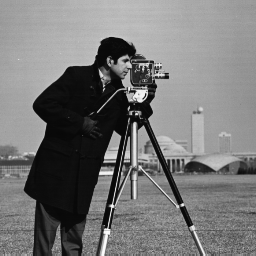
%> input picture Assignment-3/Q2/cameraman.tif, 256 x 256 px
$ octave q2.m   (GNU Octave 9; MATLAB toolbox functions it lacks are replaced by stand-ins)
%> lines starting %> are read from the running program, lines starting %| are printed output that depends on the picture
im1 = imread('cameraman.tif');
%> im1 is the input picture: size 256x256 uint8; min 7, max 253, mean 118.7
im2 = imread('rice.png');
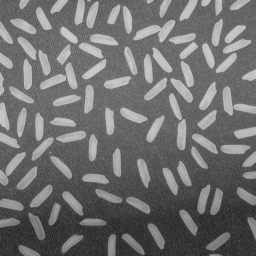
%> input picture Assignment-3/Q2/rice.png, 256 x 256 px
%> im2 is the input picture: size 256x256 uint8; min 40, max 204, mean 111.2
fft_im1 = fft2(im1);
fft_im2 = fft2(im2);
res = (ifft2(fft_im1.*fft_im2));
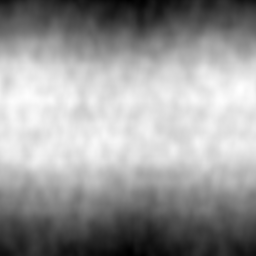
%> res: size 256x256 double; min 816353581, max 897727815, mean 865581176.6; drawn with min black and max white
%plot(abs(res));
subplot(2,2,1);
imagesc(abs(res));
title('FFt without pad');
temp1 = im1(:);
temp2 = im2(:);
con_out = conv2(im1,im2,'same');
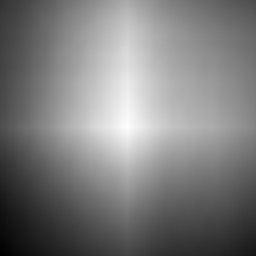
%> con_out: size 256x256 double; min 121547099, max 821959796, mean 465801771.4; drawn with min black and max white
c = isequal(con_out,abs(res));
%> c = false
subplot(2,2,2);
imagesc(con_out);
title('centre convolution');
%disp(c);
%part 2-b
val = mean((con_out(:)-res(:)).^2);
%> val = 1.78e+17
disp('error mean square without pad');
disp(val);
%| 1.7807e+17
%part 2-c
temp1 = padarray(im1,[255,255],'post');
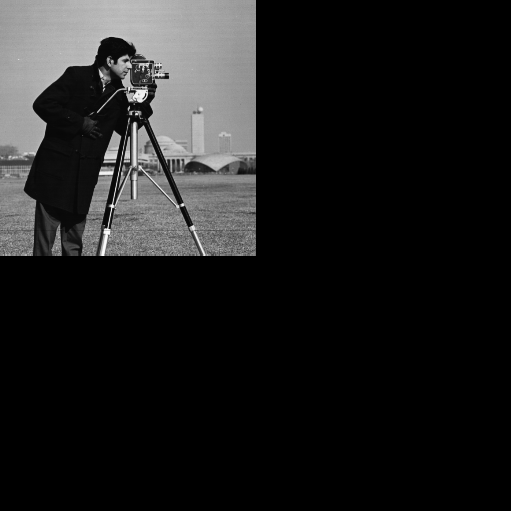
%> temp1: size 511x511 uint8; min 0, max 253, mean 29.8
%temp1 = padarray(temp1,[127,127],'post');
temp2 = padarray(im2,[255,255],'post');
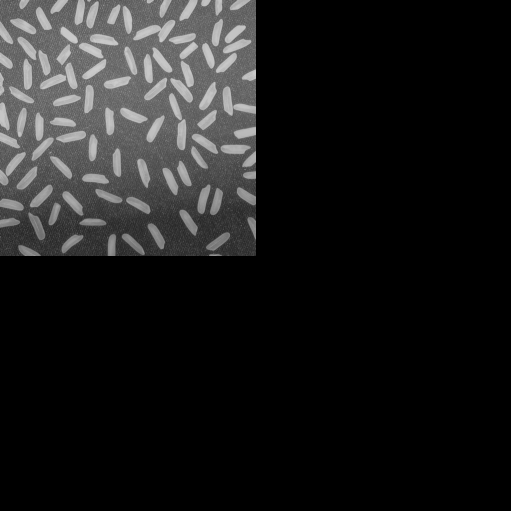
%> temp2: size 511x511 uint8; min 0, max 204, mean 27.9
%temp2 = padarray(temp2,[127,127],'post');
out = (ifft2(fft2(temp1).*fft2(temp2)));
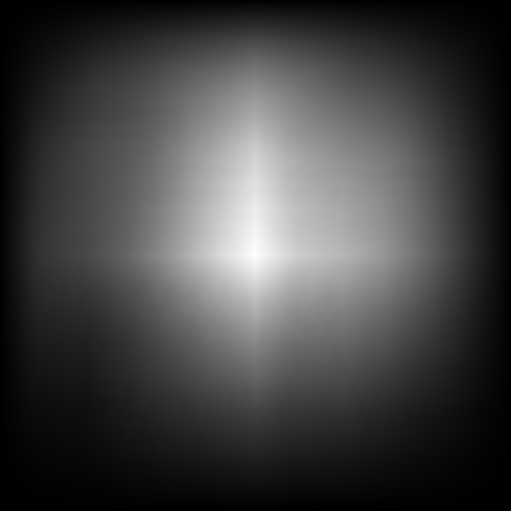
%> out: size 511x511 double; min 4746, max 821959796, mean 217243071.2; drawn with min black and max white
subplot(2,2,3);
imagesc(abs(out));
title('pad fft');
conv_full = conv2(im1,im2);
subplot(2,2,4);
imagesc(conv_full);
title('convolution');
d = isequal(abs(out),conv_full);
%> d = false
%disp(d);
val = mean((conv_full(:)-out(:)).^2);
%> val = 4.76e-15
disp('error mean square with pad');
disp(val);
%| 4.7641e-15
